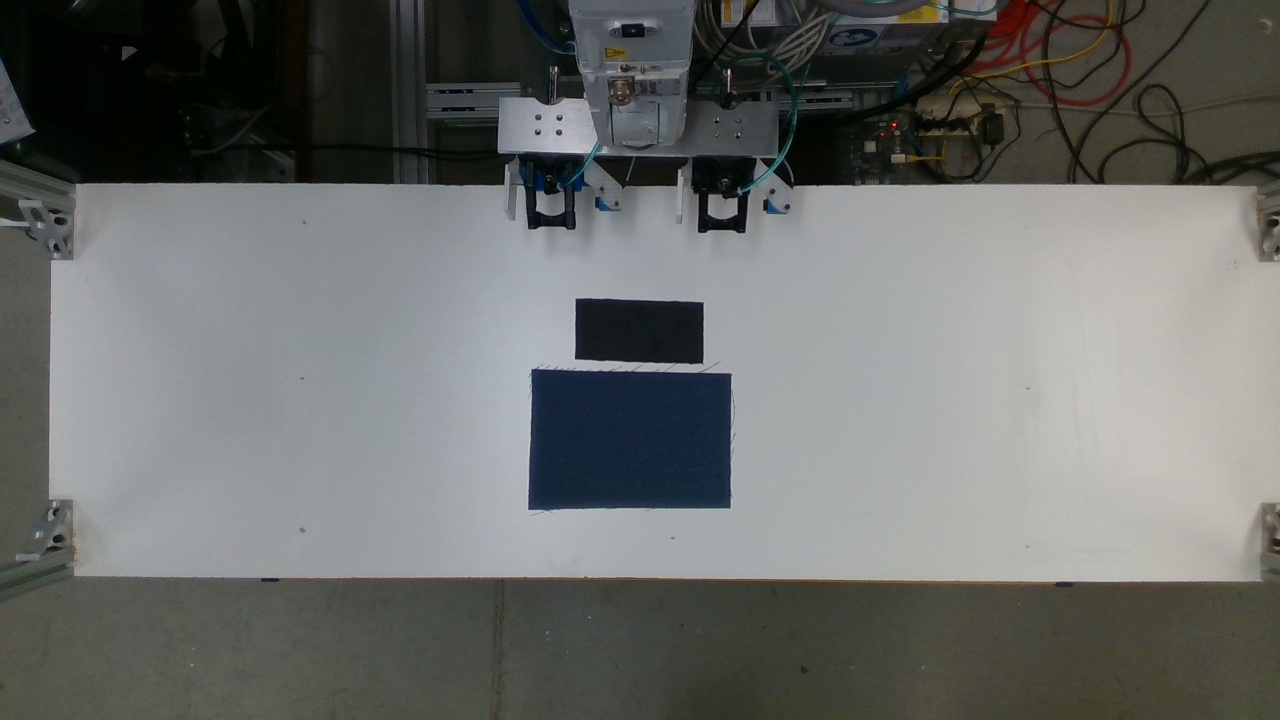
#> input picture individual_client/image_data/rgb3.jpg, 1280 x 720 px
$ python detection.py
#> lines starting #> are read from the running program, lines starting #| are printed output that depends on the picture; after the words box and inside, x2 and y2 are one past the last pixel; in counts of white or black regions, pixels touching at a corner belong together; long printed decimals are rounded
#> further down, image is the input picture: shape (720, 1280, 3); mean B, G, R 105.4, 107.7, 105.5
import cv2, copy
import numpy as np
def filter(image,color,tolerance):
	hsv_color=cv2.cvtColor(np.array([[color]],dtype=np.uint8), cv2.COLOR_BGR2HSV)
	hsv_image=cv2.cvtColor(image, cv2.COLOR_BGR2HSV)
	filtered=cv2.inRange(hsv_image,hsv_color-tolerance,hsv_color+tolerance) #filter the image with upper bound and lower bound in bgr format
	return filtered
def get_label_image(labels,idx):
	image=np.where(labels != idx, 0, labels)
	image=np.where(image == idx,1, image)
	return image

#calculate orientation of binary image
def get_orientation(bn_image):
	idx_tp=np.nonzero(bn_image)
	idx=np.vstack(idx_tp)
	cov=np.cov(idx)
	w,v=np.linalg.eig(cov)
	eigv=v[np.argmax(w)]	##(r,c)=>(y,x)
	orientation=np.arctan2(eigv[0],eigv[1])
	return orientation

def bw2cl(image,color):
	return np.expand_dims(image, axis=-1)*np.array(color)

def detection(image,color,tolerance=np.array([20,20,50])):
	#return (row,column)
	image_size=len(image)*len(image[0]) #get image size
#> image_size = 921600
	image_dimension=np.array([len(image),len(image[0])])    #get image dimension
#> image_dimension = [720, 1280]
	final=np.zeros((len(image),len(image[0]),3), np.uint8)
#> final: shape (720, 1280, 3); every value is 0

	#adaptive palette
	filtered=filter(image,color,tolerance)
#> in filter, `hsv_image=cv2.cvtColor(image, cv2.COLOR_BGR2HSV)`: hsv_image: shape (720, 1280, 3); mean H, S, V 63.3, 43, 110.6
#> in filter, `filtered=cv2.inRange(hsv_image,hsv_color-tolerance,hsv_color+tolerance)`:
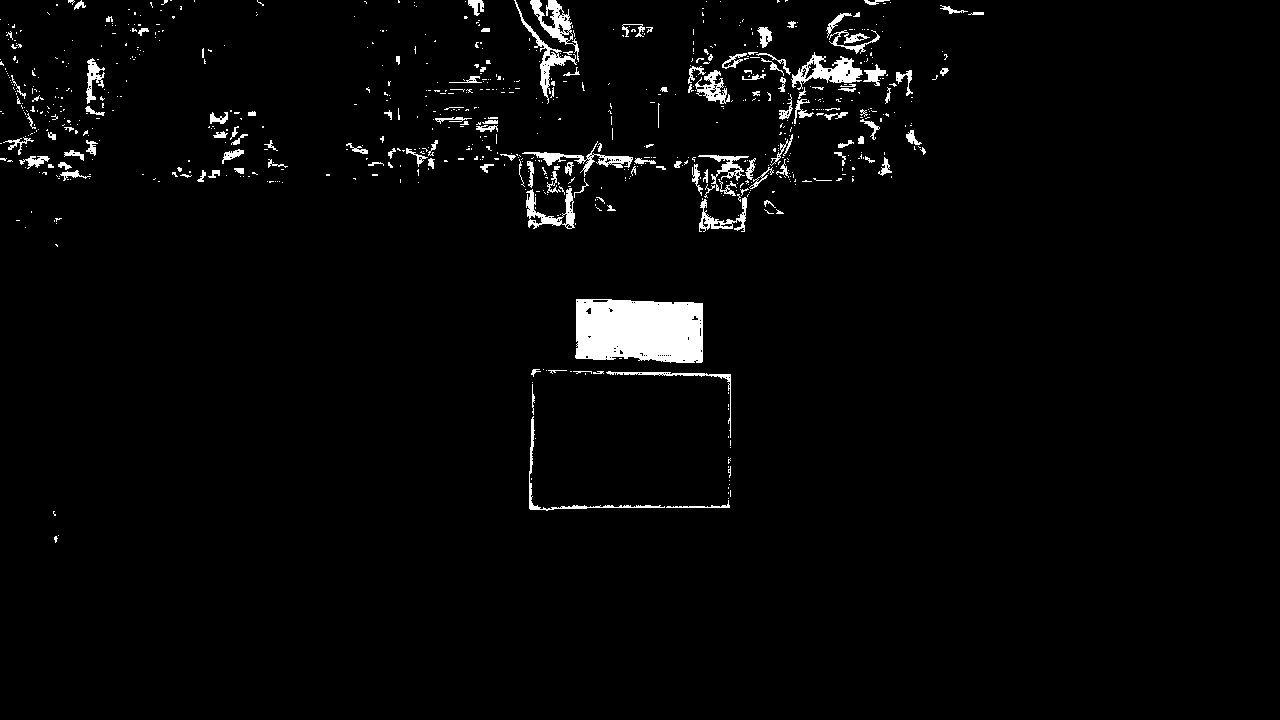
#> filtered: shape (720, 1280); 2.7% white; 764 white regions (628 under 20 px), largest, box (x1, y1, x2, y2) and area: (575, 299, 703, 363) 7413, (791, 52, 863, 90) 1076, (530, 0, 579, 62) 861

	#run color connected components to filter the counts and centroid
	retval, labels, stats, centroids=cv2.connectedComponentsWithStats(filtered) #run CCC on the filtered image
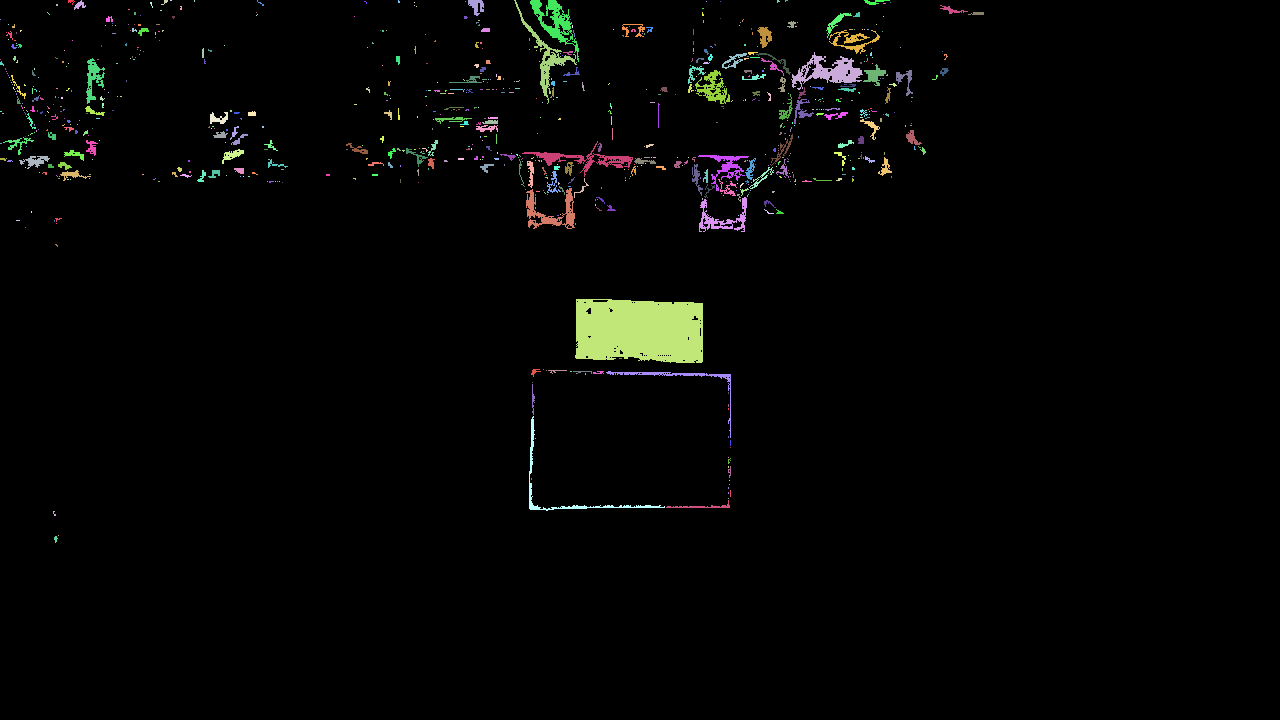
#> labels: shape (720, 1280) int32; 765 distinct labels, from 0 to 764; one colour per label, 0 black
#> retval = 765; stats = 765 rows, first 6: [0, 0, 1280, 720, 897144], [68, 0, 7, 5, 17], [74, 0, 12, 10, 55], [161, 0, 7, 5, 15], [170, 0, 2, 1, 2], [194, 0, 1, 2, 2]; centroids = 765 pairs, first value 0 to 976.9, second value 0 to 538.6
	idx=np.where(np.logical_and(stats[:,4]>=0.005*image_size, stats[:,4]<=0.99*image_size))[0]   #threshold the components to find the best one
#> idx = [0, 729]

	for i in idx:
		pixels=np.where(labels == i)
		if filtered[pixels[0][0],pixels[1][0]]==255:

			#show filtered image
			bn_image=get_label_image(labels,i)
			temp=bw2cl(bn_image,[255,255,255])

			num=stats[i,4]
			result = cv2.bitwise_and(image, temp.astype(np.uint8))
			result_sum=np.sum(np.sum(result,axis=0),axis=0)
			color=result_sum/num
			break
#> this loop made 2 passes
#> (i, pixels, num, result_sum, color) on pass 2: (729, 7413 positions, rows 299 to 362, columns 575 to 702, 7413, [225014, 190047, 153854], [30.35, 25.64, 20.75])
#> pixels on pass 1: 897144 positions, rows 0 to 719, columns 0 to 1279
	#use average color to filter
	filtered=filter(image,color,tolerance)
#> in filter (call 2), `filtered=cv2.inRange(hsv_image,hsv_color-tolerance,hsv_color+tolerance)`: filtered: shape (720, 1280); 2.3% white; 657 white regions (548 under 20 px), largest, box (x1, y1, x2, y2) and area: (575, 299, 703, 364) 7570, (792, 60, 885, 88) 978, (514, 0, 580, 104) 819

	#run color connected components to filter the counts and centroid
	retval, labels, stats, centroids=cv2.connectedComponentsWithStats(filtered) #run CCC on the filtered image
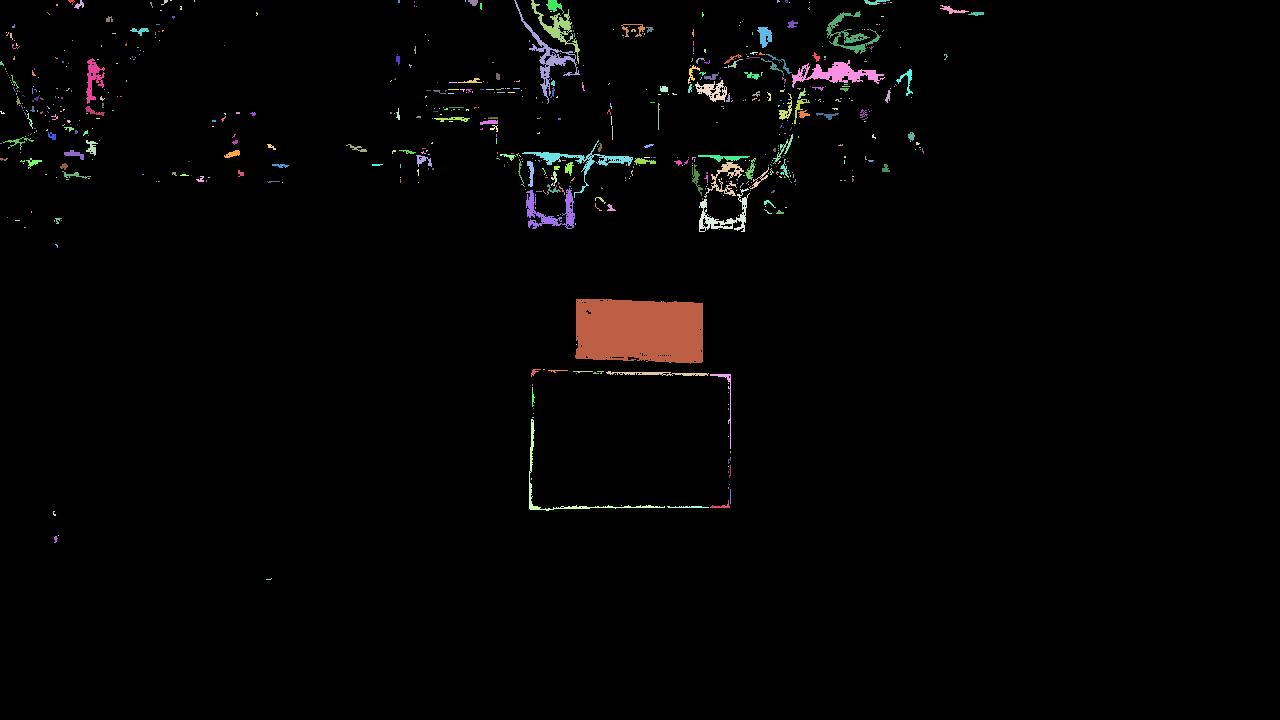
#> labels: shape (720, 1280) int32; 658 distinct labels, from 0 to 657; one colour per label, 0 black
#> retval = 658; stats = 658 rows, first 6: [0, 0, 1280, 720, 900076], [68, 0, 7, 5, 15], [74, 0, 10, 9, 43], [161, 0, 7, 5, 15], [170, 0, 2, 1, 2], [194, 0, 1, 2, 2]; centroids = 658 pairs, first value 0.5 to 976.5, second value 0 to 578.8
	idx=np.where(np.logical_and(stats[:,4]>=0.005*image_size, stats[:,4]<=0.99*image_size))[0]   #threshold the components to find the best one
#> idx = [0, 619]

	orientation=[]
	centroid=[]
	for i in idx:
		pixels=np.where(labels == i)
		if filtered[pixels[0][0],pixels[1][0]]==255:

			#show filtered image
			bn_image=get_label_image(labels,i)
			contours=cv2.findContours(bn_image.astype(np.uint8), cv2.RETR_TREE, cv2.CHAIN_APPROX_SIMPLE)[0]
			temp=bw2cl(bn_image,color)

			orientation.append(get_orientation(bn_image))
			centroid.append(np.flip(centroids[i]))

			hull_list = []
			for contour in contours:
				#filter out small noise area
				if cv2.contourArea(contour)>0.01*image_size:
					hull = cv2.convexHull(contour)
					hull_list.append(hull)
			# Draw contours + hull results
			color = ( int (color [ 0 ]), int (color [ 1 ]), int (color [ 2 ]))
			cv2.drawContours(temp, hull_list, -1, color)
			# cv2.imwrite('images/6_'+str(i)+'.jpg',temp.astype(np.uint8))
			final+=temp.astype(np.uint8)
#> this loop made 2 passes
#> (i, idx_tp in get_orientation, cov in get_orientation, w in get_orientation, v in get_orientation, orientation in get_orientation, color) on pass 2: (619, 7570 positions, rows 299 to 363, columns 575 to 702, [[302, 47.54], [47.54, 1342.7]], [299.8, 1344.8], [[-0.999, -0.0455], [0.0455, -0.999]], 3.1, (30, 25, 20))
#> pixels on pass 1: 900076 positions, rows 0 to 719, columns 0 to 1279
#> pass 2, in detection, `final+=temp.astype(np.uint8)`:
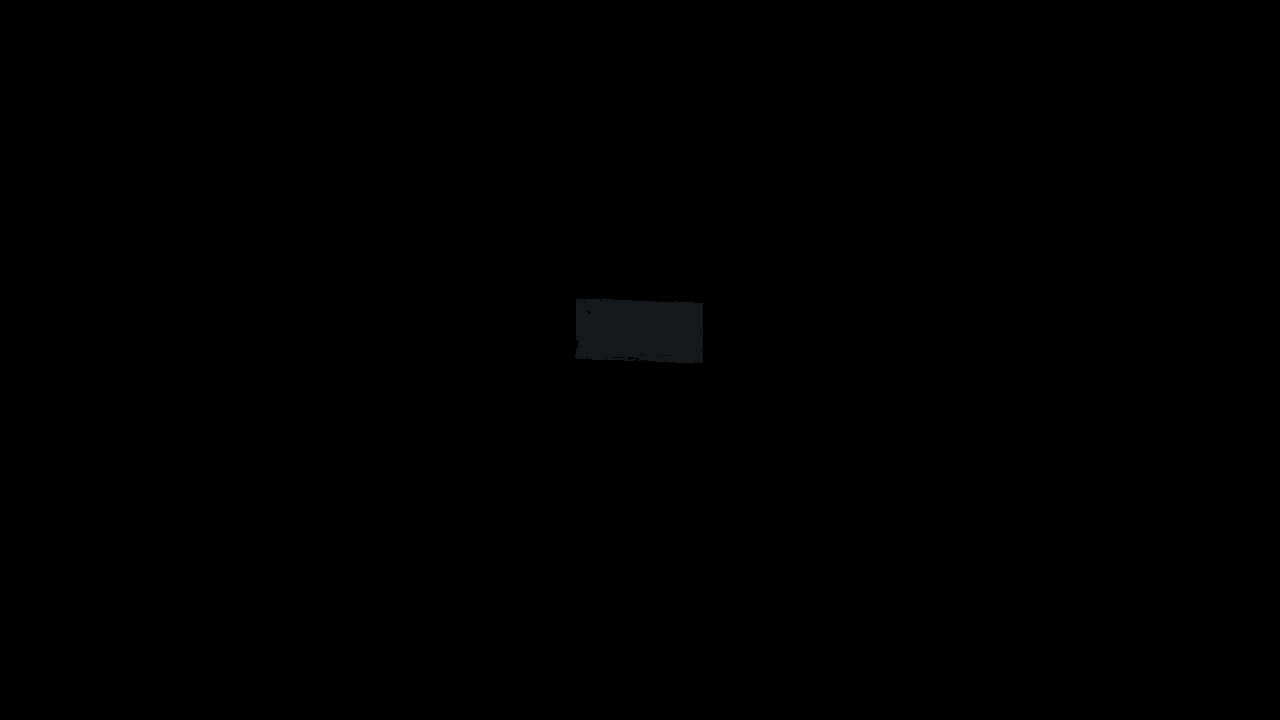
#> final: shape (720, 1280, 3); mean B, G, R 0.2, 0.2, 0.2
#> after the loop, centroid = [[330.2, 639.3]]; orientation = [3.1]

	return (orientation,centroid)

image=cv2.imread("individual_client/image_data/rgb3.jpg")        #read in image
#palette in BGR

# palette=np.array([[29,27,19],[57,37,20]])
color=np.array([29,27,19])

(orientation,centroid)=detection(image,color,tolerance=np.array([30,30,100]))
#> orientation = [3.1]; centroid = [[330.2, 639.3]]
print(orientation,centroid)
#| [3.096] [array([330.202, 639.301 ])]
